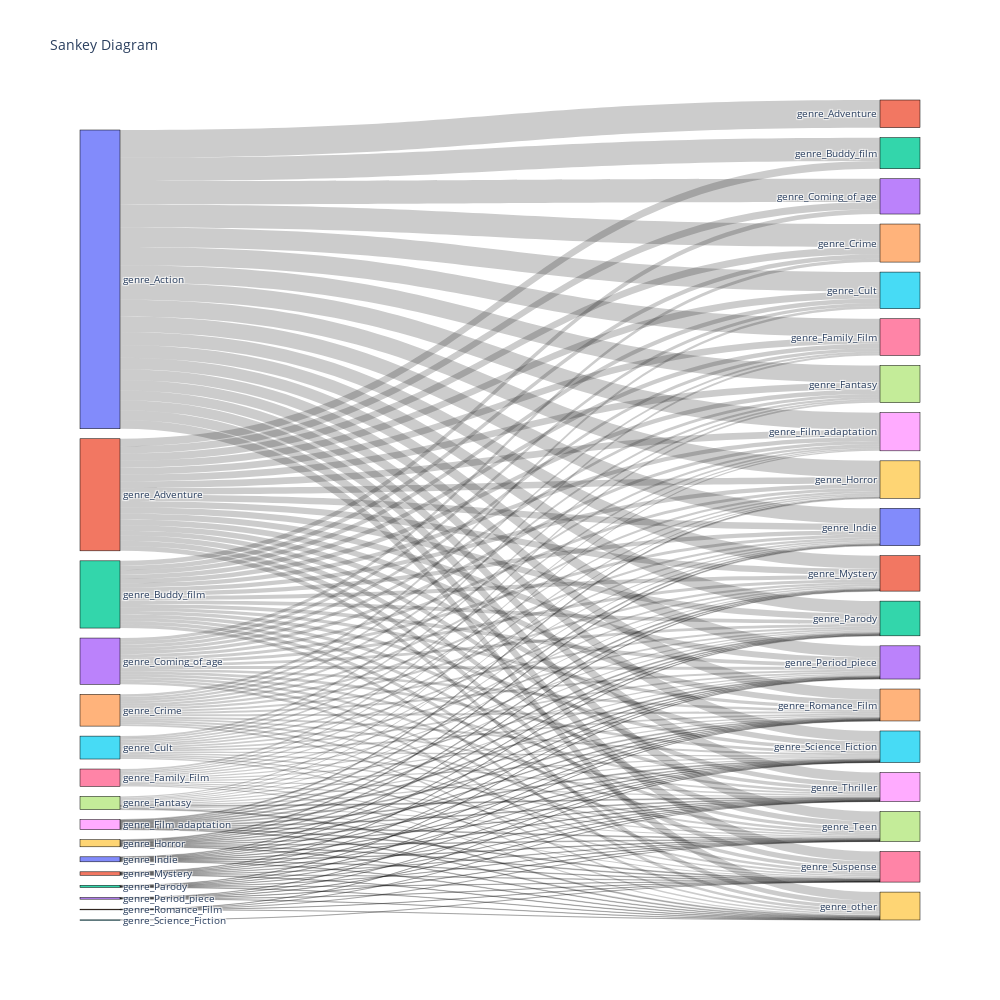

The cell this chart's notebook holds for it:
### Code cell
# Define the data for the chart
data = [
    go.Sankey(
        # Define the nodes
        node=dict(
            pad=10,
            thickness=40,
            line=dict(color="black", width=0.5),
            label=feats+feats, 
            hoverlabel = dict(bgcolor='red')  # change the background color of the hover label to red
        ),
        # Define the links
        link=dict(
            source=[dict_1genre[x[0]]for x in list(dict_2genres.values())],
            target=[dict_1genre[x[1]]+20 for x in list(dict_2genres.values())],
            value=list(genre_pair_counts.values()), 
            hovertemplate='count of the pair: %{value} Source: %{source.label} Target: %{target.label}'
        )
    )
]

# Define the layout of the chart
layout = dict(title_text="Sankey Diagram", width=1000, height=1000, font=dict(size=10))

# Create the chart and display it
fig = go.Figure(data=data, layout=layout)
fig.show()
plotly.offline.plot(fig, filename="network-flow-graph.html")

### Figure 1 — Plotly figure (JSON) as saved in the notebook; plotly's stock layout.template omitted (floating-point values rounded to 4 significant figures; data arrays with more than 128 entries replaced by an {"elided": "..."} marker saying what was removed)
{"data": [{"link": {"hovertemplate": "count of the pair: %{value} Source: %{source.label} Target: %{target.label}", "source": {"elided": "190 int values"}, "target": {"elided": "190 int values"}, "value": {"elided": "190 int values"}}, "node": {"hoverlabel": {"bgcolor": "red"}, "label": ["genre_Action", "genre_Adventure", "genre_Buddy_film", "genre_Coming_of_age", "genre_Crime", "genre_Cult", "genre_Family_Film", "genre_Fantasy", "genre_Film_adaptation", "genre_Horror", "genre_Indie", "genre_Mystery", "genre_Parody", "genre_Period_piece", "genre_Romance_Film", "genre_Science_Fiction", "genre_Suspense", "genre_Teen", "genre_Thriller", "genre_other", "genre_Action", "genre_Adventure", "genre_Buddy_film", "genre_Coming_of_age", "genre_Crime", "genre_Cult", "genre_Family_Film", "genre_Fantasy", "genre_Film_adaptation", "genre_Horror", "genre_Indie", "genre_Mystery", "genre_Parody", "genre_Period_piece", "genre_Romance_Film", "genre_Science_Fiction", "genre_Suspense", "genre_Teen", "genre_Thriller", "genre_other"], "line": {"color": "black", "width": 0.5}, "pad": 10, "thickness": 40}, "type": "sankey"}], "layout": {"font": {"size": 10}, "height": 1000, "title": {"text": "Sankey Diagram"}, "width": 1000}}
